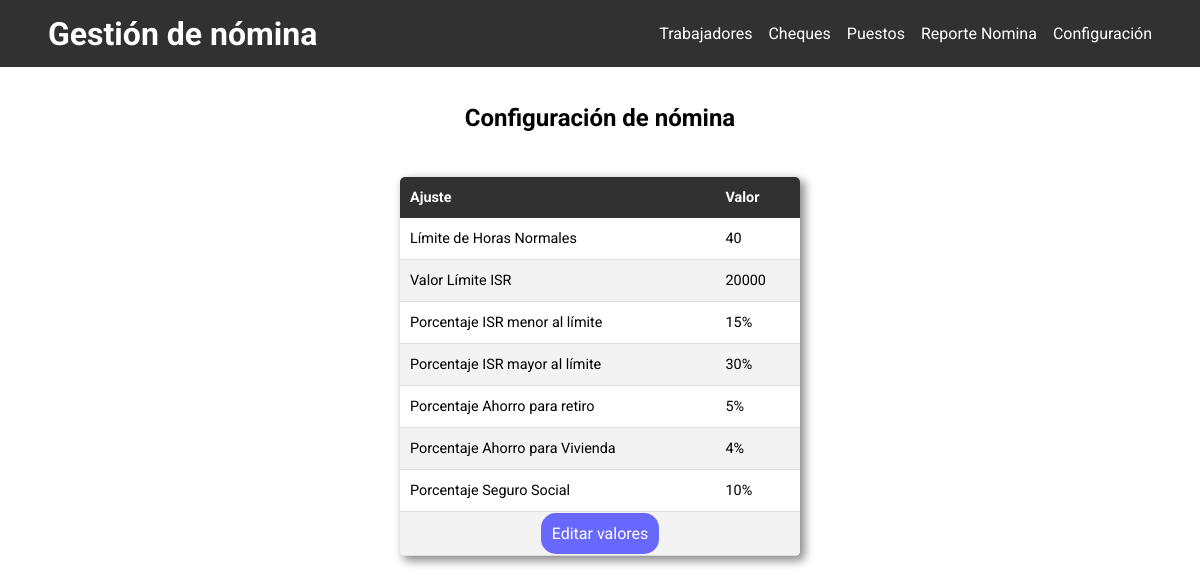
/configuracion-index.php, run on the app's committed database.
### tables this page shows
CREATE TABLE IF NOT EXISTS `configuracion` (
  `idConfiguracion` TINYINT(1) NOT NULL,
  `limite_hrs_normales` TINYINT(2) UNSIGNED NOT NULL,
  `limite_isr` FLOAT UNSIGNED NOT NULL,
  `isr_min` TINYINT(2) UNSIGNED NOT NULL,
  `isr_max` TINYINT(2) UNSIGNED NOT NULL,
  `ahorro_retiro` TINYINT(2) UNSIGNED NOT NULL,
  `vivienda` TINYINT(2) UNSIGNED NOT NULL,
  `seguro_social` TINYINT(2) UNSIGNED NOT NULL,
  PRIMARY KEY (`idConfiguracion`));

### includes/helpers.php (called while the page is built, shortened)
<?php
function get_configuracion($db)
{
    $query = "SELECT * FROM configuracion LIMIT 1";
    $result = mysqli_query($db, $query);
    return mysqli_fetch_assoc($result);
}

### configuracion-index.php (the view)
<?php
include './includes/header.php';
$row = get_configuracion($db);
?>
<div class="container-fluid">
  <div class="table-container">
    <div class="container-nominas">
      <h2 class="center">Configuración de nómina</h2>
    </div>
    <table class="table">
      <thead>
        <tr>
          <th>Ajuste</th>
          <th>Valor</th>
        </tr>
      </thead>
      <tbody>
        <tr>
          <td>Límite de Horas Normales</td>
          <td><?= $row['limite_hrs_normales'] ?></td>
        </tr>
        <tr>
          <td>Valor Límite ISR</td>
          <td><?= $row['limite_isr'] ?></td>
        </tr>
        <tr>
          <td>Porcentaje ISR menor al límite</td>
          <td><?= $row['isr_min'] ?>%</td>
        </tr>
        <tr>
          <td>Porcentaje ISR mayor al límite</td>
          <td><?= $row['isr_max'] ?>%</td>
        </tr>
        <tr>
          <td>Porcentaje Ahorro para retiro</td>
          <td><?= $row['ahorro_retiro'] ?>%</td>
        </tr>
        <tr>
          <td>Porcentaje Ahorro para Vivienda</td>
          <td><?= $row['vivienda'] ?>%</td>
        </tr>
        <tr>
          <td>Porcentaje Seguro Social</td>
          <td><?= $row['seguro_social'] ?>%</td>
        </tr>
        <tr>
          <td colspan="2" style="text-align: center">
              <a href="edit-configuracion.php" class="btn is-primary">Editar valores</a>
          </td>
        </tr>
      </tbody>
    </table>
  </div>
</div>
<?php include './includes/footer.php' ?>

### static/css/styles.css (style rules this page uses)
:root { --gray20: rgb(49, 49, 49); --gray10: #000; --green: #02b875; }
body { font-family: "Roboto", sans-serif; margin: 0; }
.btn { border-radius: 15px; border: none; color: white; font-size: 1rem; padding: 0.7rem; text-align: center; text-decoration: none; }
.btn.is-primary { background-color: rgb(104, 104, 255); }
.container-fluid { display: flex; justify-content: flex-start; gap: 1rem; }
.container-nominas { display: flex; flex-direction: row; justify-content: space-around; align-items: center; }
.table-container { margin: 1px auto; }
.table-container h2 { text-align: center; }
.table { border-collapse: collapse; margin: 25px auto; font-size: 0.9em; min-width: 400px; border-radius: 5px; overflow: hidden; box-shadow: 4px 4px 10px 1px rgba(0, 0, 0, 0.45); }
.table thead tr { background-color: var(--gray20); color: #ffffff; text-align: left; font-weight: bold; }
.table th, .table td { padding: 12px 10px; }
.table tbody tr { border-bottom: 1px solid #dddddd; }
.table tbody tr:nth-of-type(even) { background-color: #f3f3f3; }

### data on the page
configuracion: limite_hrs_normales "40", limite_isr "20000", isr_min "15", isr_max "30", ahorro_retiro "5", vivienda "4", seguro_social "10"
